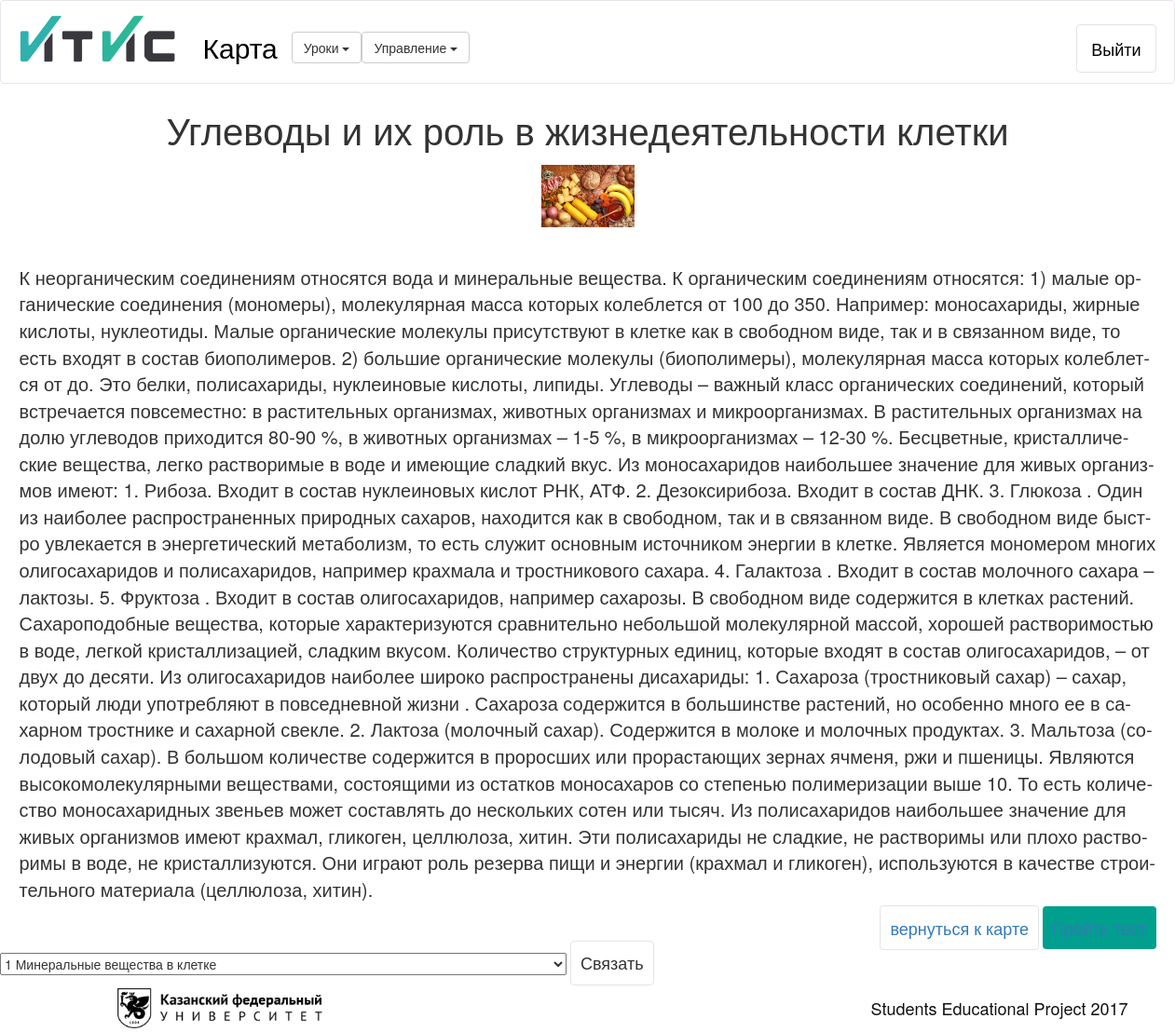
/maps/1/lesson/2/ (signed in), run on the app's committed database.
### maps/models.py (models this page shows, shortened)
class Lesson(models.Model):
    class Meta:
        verbose_name = u'урок'
        verbose_name_plural = u'уроки'
    name = models.CharField(max_length=400, verbose_name=u'имя')
    text = models.TextField(max_length=4000, verbose_name=u'текст')
    image = models.ImageField(default='map_images/no-img.jpg', blank=True, verbose_name=u'изображение')
    map = models.ForeignKey(Map, verbose_name=u'карта')

### maps/views.py (the view)
# urls.py: url(r'^(?P<map_id>[0-9]+)/lesson/(?P<lesson_id>\d+)/$', lesson_page, name='lesson_page'),
@login_required
def lesson_page(request, map_id, lesson_id):
    args = {}
    lesson = Lesson.objects.get(id=lesson_id)
    args['lesson'] = lesson
    args['map_id'] = map_id
    user = request.user
    simple = SimpleUser.objects.get(user=user)
    lesson_user = UserLesson.objects.filter(user=simple, lesson=lesson).first()
    parents = Chain.objects.filter(lesson_child=lesson)
    childs = Chain.objects.filter(lesson_parent=lesson)
    lessons = Lesson.objects.all()
    args['user'] = simple
    args['lesson_user'] = lesson_user
    args['parent_list'] = parents
    args['child_list'] = childs
    args['lessons'] = lessons
    if request.method == 'POST':
        lesson_parent_id = request.POST['chain_']
        lesson_parent = Lesson.objects.get(id=lesson_parent_id)
        chain = Chain(lesson_child=lesson, lesson_parent=lesson_parent)
        chain.save()
    return render(request, "maps/lesson.html", args)

### maps/templates/maps/lesson.html (shortened to what this page needs)
{% extends 'maps/base.html' %}
{% load static %}
{% block chains %}
    <div class="dropdown">
        <button class="btn btn-default dropdown-toggle" type="button" id="dropdownMenu1"
                data-toggle="dropdown" aria-haspopup="true" aria-expanded="true">
            Уроки
            <span class="caret"></span>
        </button>
    </div>
{% endblock %}
{% block content %}
    <div class="container">
        <div class="lesson_title text-center">{{ lesson.name }}</div>
        <div class="lesson_trgt text-center">{% if lesson.image.url is not None %}
            <img src='{{ lesson.image.url }}' style="max-height: 100px; max-width: 100px"/>
        {% endif %}</div>
        <div class="lesson_text text-left">{{ lesson.text }}</div>
        <div class="lesson_btn text-right">
            <a href="{% url 'maps:lessons' map_id %}" class="button_white btn_all">вернуться к карте</a>
            {% if lesson_user %}
            {% else %}
                <a href="{% url 'maps:lesson_test' map_id lesson.id %}" class="button_green btn_all">Пройти тест</a>
            {% endif %}
        </div>
    </div>
    {% if user.moder %}
        <form method="post">
            <label>
                <select>
                    {% for lesson in lessons %}
                        <option name="chain_" value="{{ lesson.id }}">{{ lesson.id }} {{ lesson.name }}</option>
                    {% endfor %}
                </select>
            </label>
            <button type="submit" class="button_white btn_all">Связать</button>
        </form>
    {% endif %}
{% endblock %}
{% block footer %}footer2{% endblock %}

### maps/static/css/style.css (style rules this page uses)
.container { width: 1250px; }
.btn_all { padding: 10px; text-align: center; font-size: 18px; border-radius: 4px; }
.button_white { border: 1px solid #e4e4e4; background: #fff; }
.button_green { border: 0; background-color: #009f8e; }
label { font-weight: normal; }
.lesson_title { font-size: 40px; margin-bottom: 10px; }
.lesson_trgt { font-size: 30px; margin-bottom: 40px; }
.lesson_text { font-size: 20px; margin-bottom: 15px; }

### data on the page
Lesson: name "Углеводы и их роль в жизнедеятельности клетки", image (picture), text "К неор­га­ни­че­ским со­еди­не­ни­ям от­но­сят­ся вода и ми­не­раль­ные ве­ще­ства. К ор­га­ни­че­ским со­еди­не­ни­ям от­но­сят­ся: 1) малые ор­га­ни­че­ские со­еди­не­ния (мо­но­ме­ры), мо­ле­ку­ляр­ная масса ко­то­рых ко­леб­лет­ся от 100 до 350. На­при­мер: мо­но­са­ха­ри­ды, жир­ные кис­ло­ты, нук­лео­ти­ды. Малые ор­га­ни­че­ские мо­ле­ку­лы при­сут­ству­ют в клет­ке как в сво­бод­ном виде, так и в свя­зан­ном виде, то есть вхо­дят в со­став био­по­ли­ме­ров. 2) боль­шие ор­га­ни­че­ские мо­ле­ку­лы (био­по­ли­ме­ры), мо­ле­ку­ляр­ная масса ко­то­рых ко­леб­лет­ся от до. Это белки, по­ли­са­ха­ри­ды, нук­ле­и­но­вые кис­ло­ты, ли­пи­ды. Уг­ле­во­ды – важ­ный класс ор­га­ни­че­ских…"

### other printed values
form field value "1 Минеральные вещества в клетке"
